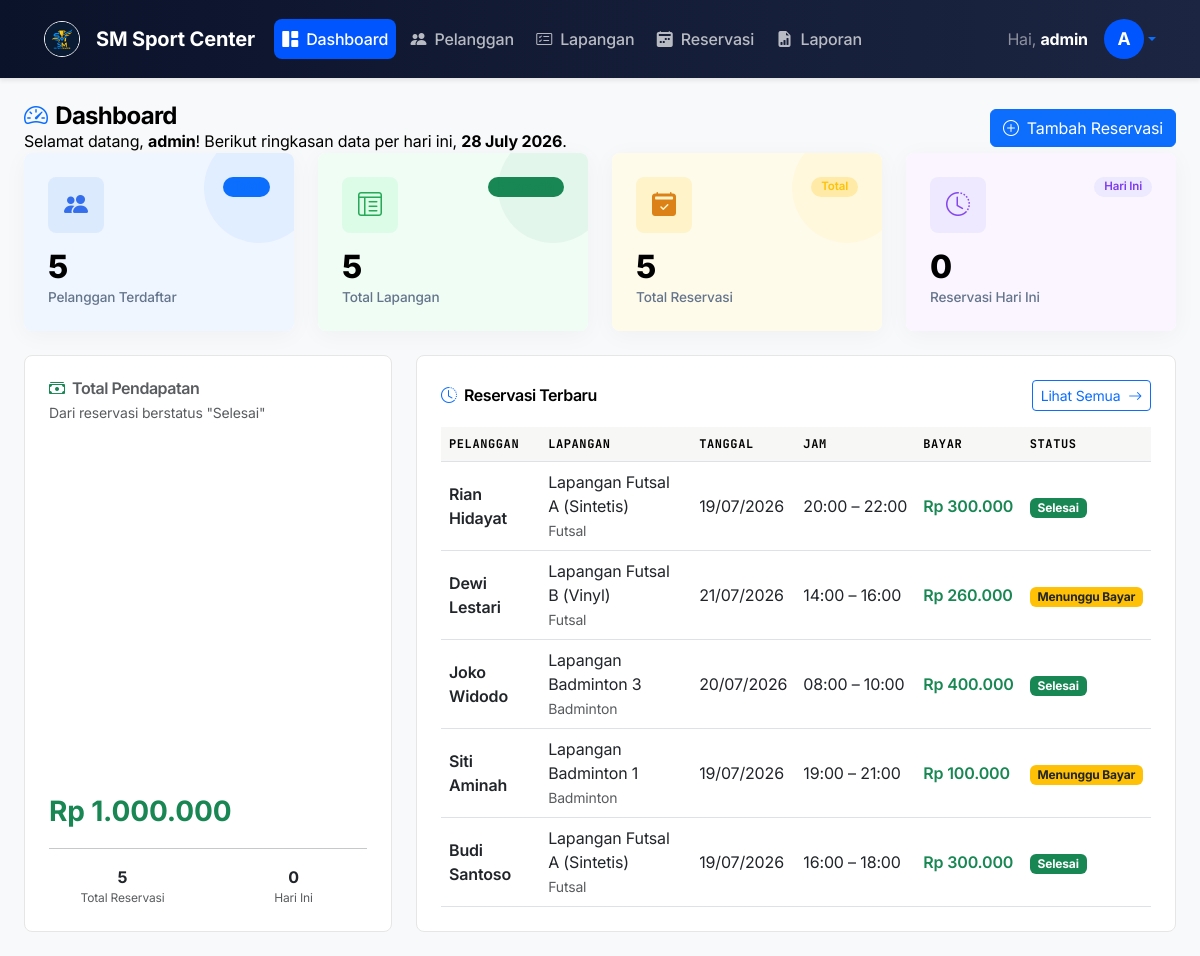
/dashboard.php (signed in), run on the app's committed database.
### tables this page shows
CREATE TABLE IF NOT EXISTS `reservasi` (
  `id_reservasi` INT AUTO_INCREMENT PRIMARY KEY,
  `id_pelanggan` INT NOT NULL,
  `id_lapangan` INT NOT NULL,
  `tanggal` DATE NOT NULL,
  `jam_mulai` TIME NOT NULL,
  `jam_selesai` TIME NOT NULL,
  `total_bayar` INT NOT NULL,
  `status` ENUM('Menunggu Pembayaran', 'Selesai', 'Dibatalkan') NOT NULL DEFAULT 'Menunggu Pembayaran',
  FOREIGN KEY (`id_pelanggan`) REFERENCES `pelanggan` (`id_pelanggan`) ON DELETE CASCADE ON UPDATE CASCADE,
  FOREIGN KEY (`id_lapangan`) REFERENCES `lapangan` (`id_lapangan`) ON DELETE CASCADE ON UPDATE CASCADE
);

CREATE TABLE IF NOT EXISTS `pelanggan` (
  `id_pelanggan` INT AUTO_INCREMENT PRIMARY KEY,
  `nama` VARCHAR(100) NOT NULL,
  `no_hp` VARCHAR(20) NOT NULL,
  `email` VARCHAR(100) NOT NULL
);

CREATE TABLE IF NOT EXISTS `lapangan` (
  `id_lapangan` INT AUTO_INCREMENT PRIMARY KEY,
  `nama_lapangan` VARCHAR(100) NOT NULL,
  `jenis` VARCHAR(50) NOT NULL,  
  `harga_per_jam` INT NOT NULL,
  `status` ENUM('Tersedia', 'Tidak Tersedia') NOT NULL DEFAULT 'Tersedia'
);

### dashboard.php (the view, shortened to what this page needs)
<?php
require_once 'config/koneksi.php';
require_once 'includes/header.php';
$total_pelanggan = $koneksi->query("SELECT COUNT(*) FROM pelanggan")->fetchColumn();
$total_lapangan  = $koneksi->query("SELECT COUNT(*) FROM lapangan")->fetchColumn();
$lapangan_tersedia = $koneksi->query("SELECT COUNT(*) FROM lapangan WHERE status = 'Tersedia'")->fetchColumn();
$total_reservasi = $koneksi->query("SELECT COUNT(*) FROM reservasi")->fetchColumn();
$stmt = $koneksi->prepare("SELECT COUNT(*) FROM reservasi WHERE tanggal = CURRENT_DATE()");
$stmt->execute();
$reservasi_hari_ini = $stmt->fetchColumn();
$total_pendapatan = $koneksi->query("SELECT COALESCE(SUM(total_bayar),0) FROM reservasi WHERE status = 'Selesai'")->fetchColumn();
$reservasi_terbaru = $koneksi->query("
    SELECT r.id_reservasi, p.nama AS nama_pelanggan,
           l.nama_lapangan, l.jenis,
           r.tanggal, r.jam_mulai, r.jam_selesai,
           r.total_bayar, r.status
    FROM reservasi r
    JOIN pelanggan p ON r.id_pelanggan = p.id_pelanggan
    JOIN lapangan  l ON r.id_lapangan  = l.id_lapangan
    ORDER BY r.id_reservasi DESC
    LIMIT 5
")->fetchAll();
function statusBadge(string $status): string {
    return match($status) {
        'Selesai'              => '<span class="badge bg-success">Selesai</span>',
        'Menunggu Pembayaran'  => '<span class="badge bg-warning text-dark">Menunggu Bayar</span>',
        'Dibatalkan'           => '<span class="badge bg-danger">Dibatalkan</span>',
        default                => '<span class="badge bg-secondary">' . htmlspecialchars($status) . '</span>',
    };
}
?>
<div class="page-header d-flex align-items-center justify-content-between">
    <div>
        <h4 class="mb-0"><i class="bi bi-speedometer2 me-2 text-primary"></i>Dashboard</h4>
        <p class="mb-0">Selamat datang, <strong><?= htmlspecialchars($_SESSION['username'] ?? 'Admin') ?></strong>!
           Berikut ringkasan data per hari ini, <strong><?= date('d F Y') ?></strong>.</p>
    </div>
    <a href="reservasi/tambah.php" class="btn btn-primary d-none d-sm-inline-flex align-items-center gap-2">
        <i class="bi bi-plus-circle"></i> Tambah Reservasi
    </a>
</div>
<div class="row g-4 mb-4">
    <div class="col-6 col-md-3">
        <div class="card stat-card h-100">
            <div class="card-body bg-blue-soft">
                <div class="d-flex align-items-start justify-content-between mb-3">
                    <div class="stat-icon icon-blue"><i class="bi bi-people-fill"></i></div>
                    <span class="badge bg-primary bg-opacity-15 text-primary stat-badge">Total</span>
                </div>
                <div class="stat-value"><?= number_format($total_pelanggan) ?></div>
                <div class="stat-label">Pelanggan Terdaftar</div>
                <div class="bg-blob bg-primary"></div>
            </div>
        </div>
    </div>
    <div class="col-6 col-md-3">
        <div class="card stat-card h-100">
            <div class="card-body bg-green-soft">
                <div class="d-flex align-items-start justify-content-between mb-3">
                    <div class="stat-icon icon-green"><i class="bi bi-layout-text-window-reverse"></i></div>
                    <span class="badge bg-success bg-opacity-15 text-success stat-badge"><?= $lapangan_tersedia ?> Tersedia</span>
                </div>
                <div class="stat-value"><?= number_format($total_lapangan) ?></div>
                <div class="stat-label">Total Lapangan</div>
                <div class="bg-blob bg-success"></div>
            </div>
        </div>
    </div>
    <div class="col-6 col-md-3">
        <div class="card stat-card h-100">
            <div class="card-body bg-amber-soft">
                <div class="d-flex align-items-start justify-content-between mb-3">
                    <div class="stat-icon icon-amber"><i class="bi bi-calendar2-check-fill"></i></div>
                    <span class="badge bg-warning bg-opacity-25 text-warning stat-badge">Total</span>
                </div>
                <div class="stat-value"><?= number_format($total_reservasi) ?></div>
                <div class="stat-label">Total Reservasi</div>
                <div class="bg-blob bg-warning"></div>
            </div>
        </div>
    </div>
    <div class="col-6 col-md-3">
        <div class="card stat-card h-100">
            <div class="card-body bg-purple-soft">
                <div class="d-flex align-items-start justify-content-between mb-3">
                    <div class="stat-icon icon-purple"><i class="bi bi-clock-history"></i></div>
                    <span class="badge bg-purple-soft text-purple stat-badge"
                          style="background:#ede9fe;color:#7c3aed;">Hari Ini</span>
                </div>
                <div class="stat-value"><?= number_format($reservasi_hari_ini) ?></div>
                <div class="stat-label">Reservasi Hari Ini</div>
                <div class="bg-blob bg-purple"></div>
            </div>
        </div>
    </div>
</div>
<div class="row g-4">
    <div class="col-12 col-lg-4">
        <div class="card h-100">
            <div class="card-body d-flex flex-column">
                <h6 class="fw-semibold text-muted mb-1">
                    <i class="bi bi-cash-stack me-1 text-success"></i> Total Pendapatan
                </h6>
                <small class="text-muted mb-3">Dari reservasi berstatus "Selesai"</small>
                <div class="mt-auto">
                    <div class="fs-3 fw-bold text-success">
                        Rp <?= number_format($total_pendapatan, 0, ',', '.') ?>
                    </div>
                </div>
                <hr>
                <div class="row text-center">
                    <div class="col-6">
                        <div class="fw-bold text-dark"><?= $total_reservasi ?></div>
                        <div class="text-muted" style="font-size:.75rem;">Total Reservasi</div>
                    </div>
                    <div class="col-6">
                        <div class="fw-bold text-dark"><?= $reservasi_hari_ini ?></div>
                        <div class="text-muted" style="font-size:.75rem;">Hari Ini</div>
                    </div>
                </div>
            </div>
        </div>
    </div>
    <div class="col-12 col-lg-8">
        <div class="card h-100">
            <div class="card-body">
                <div class="d-flex align-items-center justify-content-between mb-3">
                    <h6 class="fw-semibold mb-0">
                        <i class="bi bi-clock-history me-1 text-primary"></i> Reservasi Terbaru
                    </h6>
                    <a href="reservasi/index.php" class="btn btn-sm btn-outline-primary">
                        Lihat Semua <i class="bi bi-arrow-right ms-1"></i>
                    </a>
                </div>
                <?php if (empty($reservasi_terbaru)): ?>
                    <div class="text-center text-muted py-5">
                        <i class="bi bi-calendar-x fs-1 d-block mb-2"></i>
                        Belum ada data reservasi.
                    </div>
                <?php else: ?>
                <div class="table-responsive">
                    <table class="table table-hover align-middle mb-0">
                        <thead>
                            <tr>
                                <th>Pelanggan</th>
                                <th>Lapangan</th>
                                <th>Tanggal</th>
                                <th>Jam</th>
                                <th>Bayar</th>
                                <th>Status</th>
                            </tr>
                        </thead>
                        <tbody>
                            <?php foreach ($reservasi_terbaru as $r): ?>
                            <tr>
                                <td>
                                    <div class="fw-semibold"><?= htmlspecialchars($r['nama_pelanggan']) ?></div>
                                </td>
                                <td>
                                    <div><?= htmlspecialchars($r['nama_lapangan']) ?></div>
                                    <small class="text-muted"><?= htmlspecialchars($r['jenis']) ?></small>
                                </td>
                                <td><?= date('d/m/Y', strtotime($r['tanggal'])) ?></td>
                                <td class="text-nowrap">
                                    <?= substr($r['jam_mulai'],0,5) ?> – <?= substr($r['jam_selesai'],0,5) ?>
                                </td>
                                <td class="text-nowrap">
                                    <span class="fw-semibold text-success">
                                        Rp <?= number_format($r['total_bayar'], 0, ',', '.') ?>
                                    </span>
                                </td>
                                <td><?= statusBadge($r['status']) ?></td>
                            </tr>
                            <?php endforeach; ?>
                        </tbody>
                    </table>
                </div>
                <?php endif; ?>
            </div>
        </div>
    </div>
</div>
<?php require_once 'includes/footer.php'; ?>

### assets/css/style.css (style rules this page uses)
:root { --primary: #0055ff; --on-primary: #ffffff; --canvas: #ffffff; --ink: #000000; --inverse-canvas: #000000; --inverse-ink: #ffffff; --hairline: #e6e6e6; --surface-soft: #f7f7f5; --block-lime: #dceeb1; --block-lilac: #c5b0f4; --block-cream: #f4ecd6; --block-mint: #c8e6cd; --block-navy: #1f1d3d; --font-sans: 'Inter', -apple-system, sans-serif; --font-mono: 'JetBrains Mono', monospace; --rounded-md: 8px; --rounded-lg: 24px; --rounded-pill: 50px; --sidebar-width: 270px; --sidebar-bg: linear-gradient(180deg, #0B132B 0%, #1C2541 100%); --sidebar-border: rgba(255, 255, 255, 0.1); --sidebar-text: #9ca3af; --bg-light: #f8fafc; --transition: 0.2s ease; }
*, *::before, *::after { box-sizing: border-box; margin: 0; padding: 0; }
body { font-family: var(--font-sans); background: var(--canvas); color: var(--ink); font-size: 16px; font-weight: 400; line-height: 1.5; min-height: 100vh; letter-spacing: -0.01em; }
h1, h2, h3, h4, h5, h6 { font-weight: 700; letter-spacing: -0.03em; color: var(--ink); line-height: 1.1; }
.card { border: 1px solid var(--hairline); border-radius: var(--rounded-md); background: #fff; box-shadow: none; }
.card-body { padding: 24px; }
.table th { background: var(--surface-soft); font-family: var(--font-mono); font-size: 0.75rem; text-transform: uppercase; letter-spacing: 0.05em; color: var(--ink); }
.stat-card { overflow: hidden; position: relative; border: none; box-shadow: 0 4px 24px rgba(0, 0, 0, 0.04); }
.stat-card .stat-icon { width: 56px; height: 56px; border-radius: var(--rounded-md); display: flex; align-items: center; justify-content: center; font-size: 1.5rem; opacity: 0.92; }
.stat-card .stat-value { font-size: 2rem; font-weight: 800; line-height: 1.1; color: var(--ink); }
.stat-card .stat-label { font-size: 0.85rem; font-weight: 500; color: #64748b; margin-top: 2px; }
.stat-card .stat-badge { font-size: 0.72rem; font-weight: 600; padding: 4px 10px; border-radius: 20px; }
.stat-card .bg-blob { position: absolute; right: -20px; top: -20px; width: 110px; height: 110px; border-radius: 50%; opacity: 0.06; }
.bg-blue-soft { background: #eff6ff; }
.bg-green-soft { background: #f0fdf4; }
.bg-amber-soft { background: #fffbeb; }
.bg-purple-soft { background: #faf5ff; }
.icon-blue { background: #dbeafe; color: #2563eb; }
.icon-green { background: #dcfce7; color: #16a34a; }
.icon-amber { background: #fef3c7; color: #d97706; }
.icon-purple { background: #ede9fe; color: #7c3aed; }

### data on the page
reservasi: id_pelanggan.nama "Rian Hidayat", id_lapangan.nama_lapangan "Lapangan Futsal A (Sintetis)", id_lapangan.jenis "Futsal", tanggal "19/07/2026", jam_mulai "20:00", jam_selesai "22:00", total_bayar "300.000", status "Selesai"
reservasi: id_pelanggan.nama "Dewi Lestari", id_lapangan.nama_lapangan "Lapangan Futsal B (Vinyl)", id_lapangan.jenis "Futsal", tanggal "21/07/2026", jam_mulai "14:00", jam_selesai "16:00", total_bayar "260.000", status "Menunggu Bayar"
reservasi: id_pelanggan.nama "Joko Widodo", id_lapangan.nama_lapangan "Lapangan Badminton 3", id_lapangan.jenis "Badminton", tanggal "20/07/2026", jam_mulai "08:00", jam_selesai "10:00", total_bayar "400.000", status "Selesai"
reservasi: id_pelanggan.nama "Siti Aminah", id_lapangan.nama_lapangan "Lapangan Badminton 1", id_lapangan.jenis "Badminton", tanggal "19/07/2026", jam_mulai "19:00", jam_selesai "21:00", total_bayar "100.000", status "Menunggu Bayar"
reservasi: id_pelanggan.nama "Budi Santoso", id_lapangan.nama_lapangan "Lapangan Futsal A (Sintetis)", id_lapangan.jenis "Futsal", tanggal "19/07/2026", jam_mulai "16:00", jam_selesai "18:00", total_bayar "300.000", status "Selesai"

### other printed values
$_SESSION['username'] "admin"
substr($_SESSION['username'], 0, 1) "A"
$total_pelanggan "5"
$total_lapangan "5"
$total_reservasi "5"
$reservasi_hari_ini "0"
$total_pendapatan "1.000.000"
